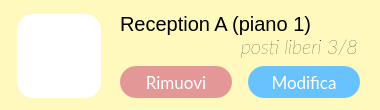
  <widget class="QWidget" name="gestisciPostoWidget" native="true">
   <property name="geometry">
    <rect>
     <x>440</x>
     <y>350</y>
     <width>380</width>
     <height>110</height>
    </rect>
   </property>
   <property name="minimumSize">
    <size>
     <width>100</width>
     <height>110</height>
    </size>
   </property>
   <property name="maximumSize">
    <size>
     <width>16777215</width>
     <height>120</height>
    </size>
   </property>
   <property name="styleSheet">
    <string notr="true">border-radius: 22px;
background-color:#fff9be;
border-width:0px;</string>
   </property>
   <widget class="QPushButton" name="pushButton_8">
    <property name="geometry">
     <rect>
      <x>120</x>
      <y>66</y>
      <width>112</width>
      <height>32</height>
     </rect>
    </property>
    <property name="font">
     <font>
      <family>Lato</family>
      <pointsize>13</pointsize>
      <weight>50</weight>
      <italic>false</italic>
      <bold>false</bold>
     </font>
    </property>
    <property name="cursor">
     <cursorShape>PointingHandCursor</cursorShape>
    </property>
    <property name="autoFillBackground">
     <bool>false</bool>
    </property>
    <property name="styleSheet">
     <string notr="true">QPushButton{
 background-color:#e39797;
 border-style: solid;
 border-radius:16px;
color: rgb(255, 255, 255);
	font: 13pt &quot;Lato&quot;;
}

QPushButton::hover{


	border-color : rgb(15, 138, 204);
	color: white;
border-width:0;
}

QPushButton::pressed{
	border-color:#e39797;
	border-width:2;
	background-color : white;
	color:rgb(104, 194, 253);
}
</string>
    </property>
    <property name="text">
     <string>Rimuovi</string>
    </property>
   </widget>
   <widget class="QLabel" name="immagineLabel_23">
    <property name="geometry">
     <rect>
      <x>17</x>
      <y>14</y>
      <width>84</width>
      <height>84</height>
     </rect>
    </property>
    <property name="sizePolicy">
     <sizepolicy hsizetype="MinimumExpanding" vsizetype="MinimumExpanding">
      <horstretch>0</horstretch>
      <verstretch>0</verstretch>
     </sizepolicy>
    </property>
    <property name="minimumSize">
     <size>
      <width>84</width>
      <height>84</height>
     </size>
    </property>
    <property name="maximumSize">
     <size>
      <width>84</width>
      <height>84</height>
     </size>
    </property>
    <property name="styleSheet">
     <string notr="true">border-radius: 16px;
background-color: rgba(255, 255, 255, 255);</string>
    </property>
    <property name="text">
     <string/>
    </property>
    <property name="pixmap">
     <pixmap resource="res/res.qrc">:/icons/theater_comedy_FILL1_wght500_GRAD200_opsz48_risultato.png</pixmap>
    </property>
    <property name="scaledContents">
     <bool>true</bool>
    </property>
    <property name="alignment">
     <set>Qt::AlignCenter</set>
    </property>
    <property name="margin">
     <number>10</number>
    </property>
    <property name="indent">
     <number>10</number>
    </property>
   </widget>
   <widget class="QLabel" name="titoloLabel_12">
    <property name="geometry">
     <rect>
      <x>120</x>
      <y>8</y>
      <width>251</width>
      <height>31</height>
     </rect>
    </property>
    <property name="styleSheet">
     <string notr="true">font-size: 20px;
text-align: left;
background-color: rgba(255, 255, 255,0);
</string>
    </property>
    <property name="text">
     <string>Reception A (piano 1)</string>
    </property>
    <property name="alignment">
     <set>Qt::AlignLeading|Qt::AlignLeft|Qt::AlignVCenter</set>
    </property>
   </widget>
   <widget class="QLabel" name="titoloLabel_14">
    <property name="geometry">
     <rect>
      <x>117</x>
      <y>31</y>
      <width>241</width>
      <height>31</height>
     </rect>
    </property>
    <property name="font">
     <font>
      <family>Lato</family>
      <pointsize>14</pointsize>
      <weight>3</weight>
      <italic>true</italic>
      <bold>false</bold>
     </font>
    </property>
    <property name="styleSheet">
     <string notr="true">font-size: 20px;
text-align: left;
background-color: rgba(255, 255, 255,0);
font: 25 italic 14pt &quot;Lato&quot;;	</string>
    </property>
    <property name="text">
     <string>posti liberi 3/8</string>
    </property>
    <property name="alignment">
     <set>Qt::AlignRight|Qt::AlignTrailing|Qt::AlignVCenter</set>
    </property>
   </widget>
   <widget class="QPushButton" name="pushButton_9">
    <property name="geometry">
     <rect>
      <x>248</x>
      <y>66</y>
      <width>112</width>
      <height>32</height>
     </rect>
    </property>
    <property name="font">
     <font>
      <family>Lato</family>
      <pointsize>13</pointsize>
      <weight>50</weight>
      <italic>false</italic>
      <bold>false</bold>
     </font>
    </property>
    <property name="cursor">
     <cursorShape>PointingHandCursor</cursorShape>
    </property>
    <property name="autoFillBackground">
     <bool>false</bool>
    </property>
    <property name="styleSheet">
     <string notr="true">QPushButton{
 background-color:rgb(104, 194, 253);
 border-style: solid;
 border-radius:16px;
color: rgb(255, 255, 255);
	font: 13pt &quot;Lato&quot;;
}

QPushButton::hover{


	border-color : rgb(15, 138, 204);
	color: white;
border-width:0;
}

QPushButton::pressed{
	border-color:rgb(104, 194, 253);
	border-width:2;
	background-color : white;
	color:rgb(104, 194, 253);
}
</string>
    </property>
    <property name="text">
     <string>Modifica</string>
    </property>
   </widget>
  </widget>
